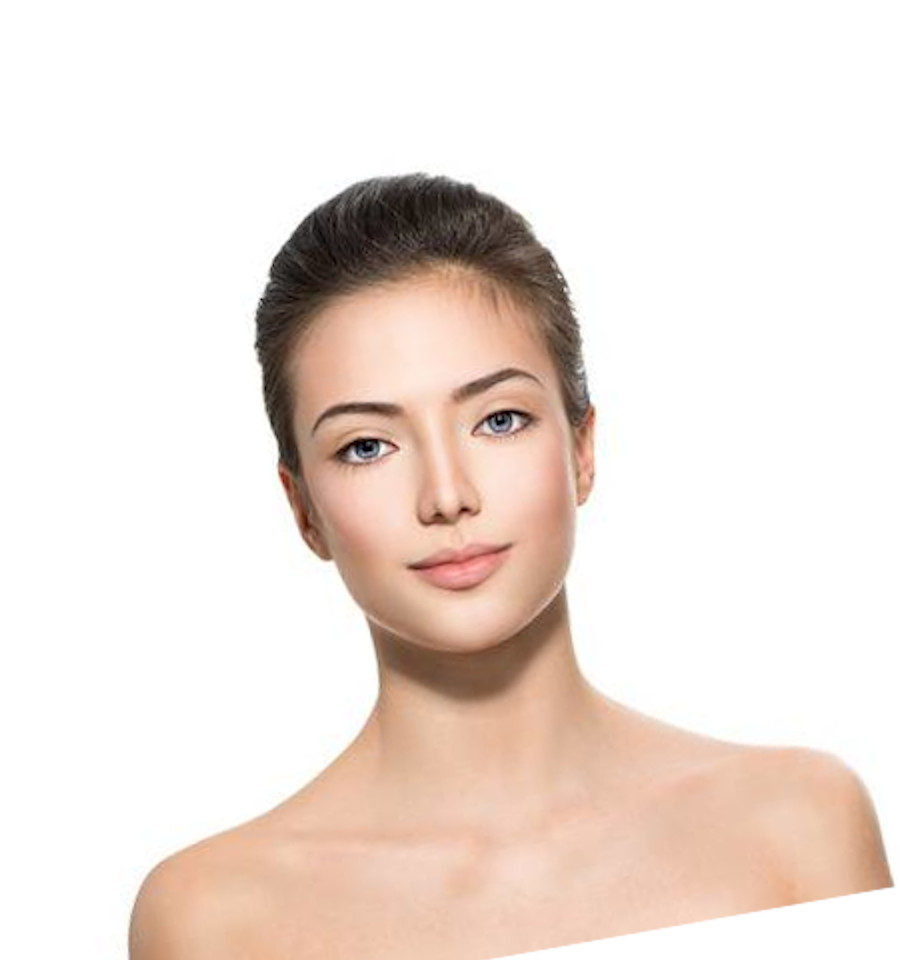
#> input picture original.jpg, 900 x 960 px
$ python inf.py
#> lines starting #> are read from the running program, lines starting #| are printed output that depends on the picture
#!/usr/bin/env python
# -*- coding: utf-8 -*-
'''Creación de plantillas para foto infantil'''
__license__ = "GPL"
__version__ = "1.0.0"
__email__   = "sirmcoil73@gmail.com"
__author__  = "Mario Rodríguez"

import math
import cv2 as cv
import numpy as np


#Convertir imagen a RGB
def toRGB(img):
	'''Convierte imagen de BGR a RGB'''
	return cv.cvtColor(img, cv.COLOR_BGR2RGB)

#Detección de ojos para encontrar ángulo
def encontrar_angulo(img):
	'''Encuentra ojos en la imagen'''
	cascade = cv.CascadeClassifier('haarcascade_eye.xml')
	gris=cv.cvtColor(img, cv.COLOR_BGR2GRAY)
	ojos = cascade.detectMultiScale(gris, 2.1, 13)
	punto1=(ojos[0][0]+ojos[0][2]//2,ojos[0][1]+ojos[0][3]//2)
	punto2=(ojos[1][0]+ojos[1][2]//2,ojos[1][1]+ojos[1][3]//2)
	angulo=math.degrees(math.atan((punto2[1]-punto1[1])/(punto2[0]-punto1[0])))
	return angulo

#Rota la imagen de acuerdo al ángulo
def rotar(imagen,angulo):
	'''Rota la imagen con respecto a su centro'''
	alto,ancho,nada = imagen.shape
	matriz=cv.getRotationMatrix2D((ancho/2,alto/2),angulo,1)
	img=cv.warpAffine(imagen,matriz,(ancho,alto))
	return img

#Encuentra el rostro y recorta la imagen a tamaño infantil a 240dpi
def cortar(img):
	'''Encuentra el rostro'''
	cascade = cv.CascadeClassifier('lbpcascade_frontalface.xml')
	gris=cv.cvtColor(img, cv.COLOR_BGR2GRAY)
	faces = cascade.detectMultiScale(gris, 1.1, 5)
	x,y,w,h=faces[0][0],faces[0][1],faces[0][2],faces[0][3]
	centro=(x+w//2,y+h//2)
	esc=360/h
	esqsi=(centro[0]-int(300/esc),centro[1]-int(400/esc))
	esqid=(esqsi[0]+int(600/esc),esqsi[1]+int(720/esc))
	recorte=img[esqsi[1]:esqid[1],esqsi[0]:esqid[0]]
	redim=cv.resize(recorte,(600,720),interpolation=cv.INTER_AREA)
	return redim

#Hace un pequeño ajuste de nieveles de luz en la imagen
def niveles(img):
	'''Ajuste de niveles'''
	lab=cv.cvtColor(img, cv.COLOR_BGR2LAB)
	l,a,b=cv.split(lab)
	clahe=cv.createCLAHE(clipLimit=0.5,tileGridSize=(4,4))
	l=clahe.apply(l)
	lab=cv.merge((l,a,b))
	return cv.cvtColor(lab, cv.COLOR_LAB2BGR)

def acomodarFotos(foto):
   # Crea un fondo gris claro
   fondo = toRGB(np.zeros((960,1440,3), np.uint8))
   fondo[:]=(240,240,240)
   # Crea una copia de la foto a tamaño infantil
   foto = cv.resize(foto, (236,283), interpolation = cv.INTER_CUBIC)
   # Acomoda la rejilla de 3 x 5 fotos
   for i in range(3):
      distY=(i*(28+foto.shape[0]))+28
      for j in range(5):
         distX=(j*(43+foto.shape[1]))+43
         fondo[distY:distY+foto.shape[0], distX:distX+foto.shape[1]] = foto
   return fondo

#cargar imagen
original=cv.imread('original.jpg')
#> original is the input picture: shape (960, 900, 3); mean B, G, R 219.6, 226.3, 238.4
#encuentra angulo de rotación
angulo=encontrar_angulo(original)
#> in encontrar_angulo, `gris=cv.cvtColor(img, cv.COLOR_BGR2GRAY)`:
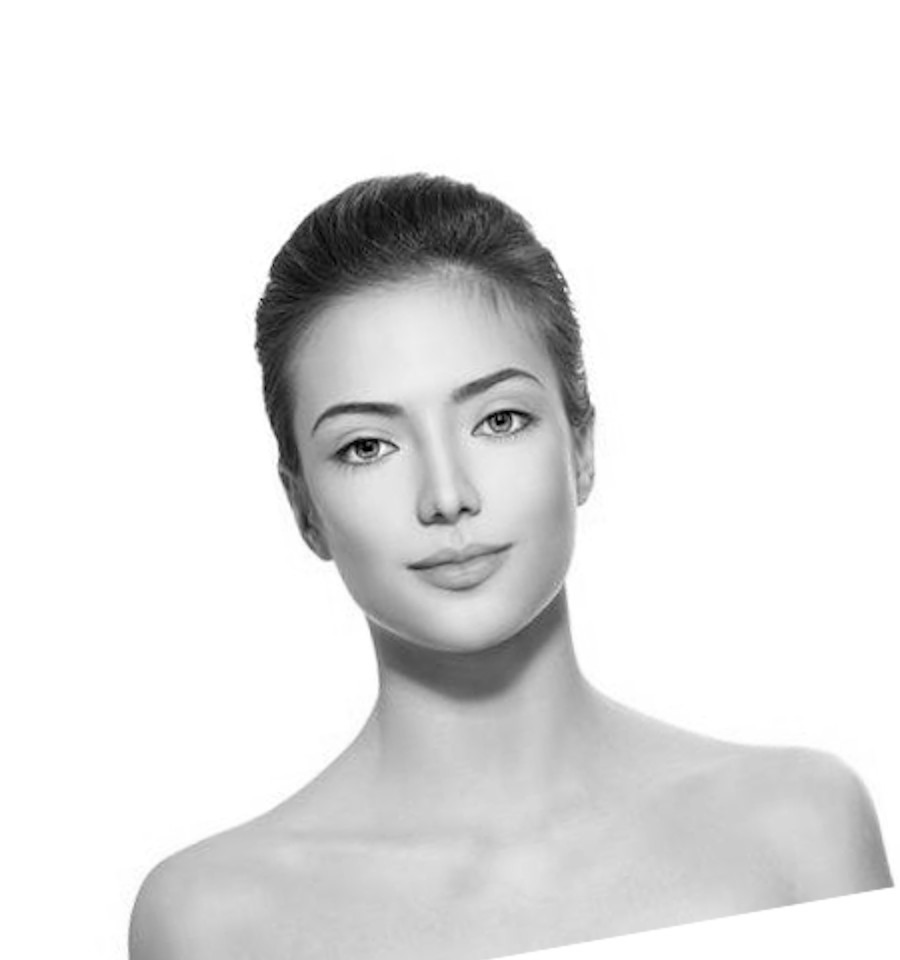
#> gris: shape (960, 900); min 0, max 255, mean 229.2
#> in encontrar_angulo, `ojos = cascade.detectMultiScale(gris, 2.1, 13)`: ojos = [[457, 375, 88, 88], [315, 406, 88, 88]]
#> in encontrar_angulo, `punto1=(ojos[0][0]+ojos[0][2]//2,ojos[0][1]+ojos[0][3]//2)`: punto1 = (501, 419)
#> in encontrar_angulo, `punto2=(ojos[1][0]+ojos[1][2]//2,ojos[1][1]+ojos[1][3]//2)`: punto2 = (359, 450)
#> in encontrar_angulo, `angulo=math.degrees(math.atan((punto2[1]-punto1[1])/(punto2[0]-punto1[..`: angulo = -12.32
#> angulo = -12.32
#rotar imagen
enderezada=rotar(original, angulo)
#> in rotar, `matriz=cv.getRotationMatrix2D((ancho/2,alto/2),angulo,1)`: matriz = [[0.977, -0.213, 112.7], [0.213, 0.977, -84.93]]
#> in rotar, `img=cv.warpAffine(imagen,matriz,(ancho,alto))`:
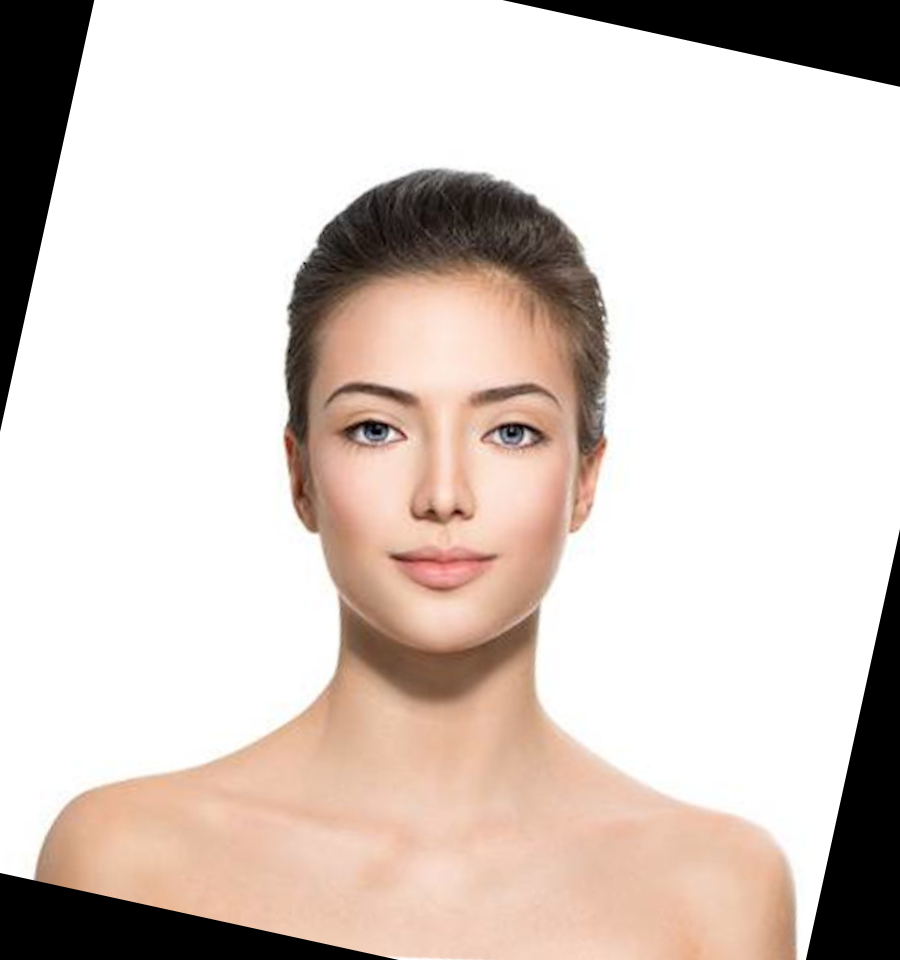
#> img: shape (960, 900, 3); mean B, G, R 197.6, 204.3, 216.2
#Encuentra el rostro y recorta
recortada=cortar(enderezada)
#> in cortar, `gris=cv.cvtColor(img, cv.COLOR_BGR2GRAY)`:
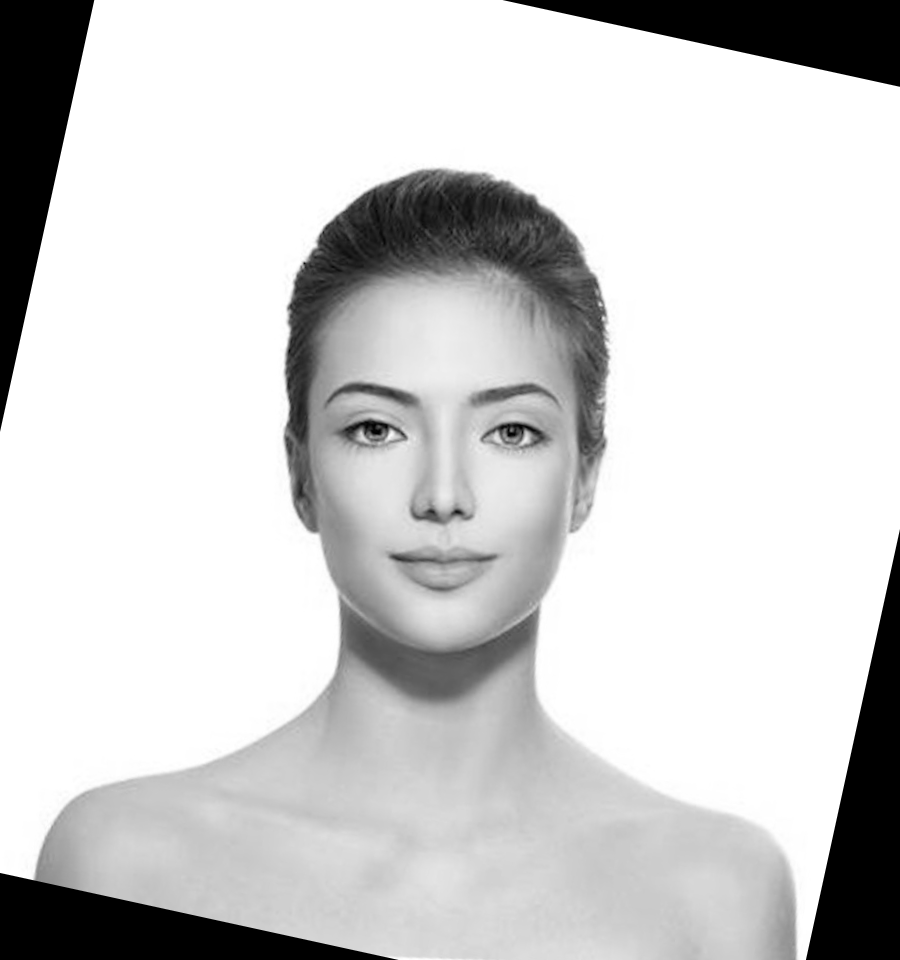
#> gris: shape (960, 900); min 0, max 255, mean 207.1
#> in cortar, `faces = cascade.detectMultiScale(gris, 1.1, 5)`: faces = [[277, 295, 338, 338]]
#> in cortar, `x,y,w,h=faces[0][0],faces[0][1],faces[0][2],faces[0][3]`: x = 277; y = 295; w = 338
#> in cortar, `centro=(x+w//2,y+h//2)`: centro = (446, 464)
#> in cortar, `esc=360/h`: esc = 1.07
#> in cortar, `esqsi=(centro[0]-int(300/esc),centro[1]-int(400/esc))`: esqsi = (165, 89)
#> in cortar, `esqid=(esqsi[0]+int(600/esc),esqsi[1]+int(720/esc))`: esqid = (728, 764)
#ajuste de niveles
ajustada=niveles(recortada)
#> in niveles, `lab=cv.cvtColor(img, cv.COLOR_BGR2LAB)`: lab: shape (720, 600, 3); mean of channels 0, 1, 2 214.8, 132.4, 134.2
#> in niveles, `l,a,b=cv.split(lab)`:
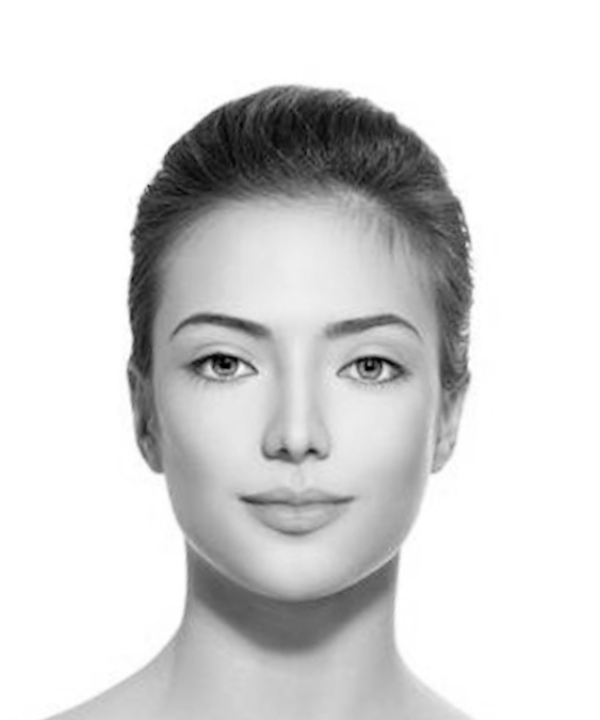
#> l: shape (720, 600); min 0, max 255, mean 214.8
#> in niveles, `l,a,b=cv.split(lab)`:
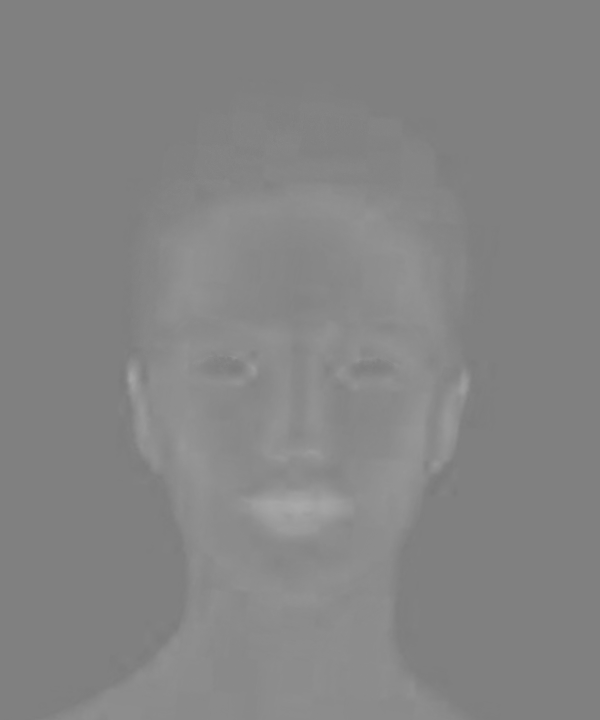
#> a: shape (720, 600); min 122, max 169, mean 132.4
#> in niveles, `lab=cv.merge((l,a,b))`: lab: shape (720, 600, 3); mean of channels 0, 1, 2 213.2, 132.4, 134.2
# Crea fondo y acomoda fotos
plantilla=acomodarFotos(ajustada)
#> in acomodarFotos, `fondo = toRGB(np.zeros((960,1440,3), np.uint8))`: fondo: shape (960, 1440, 3); every value is 0
#> in acomodarFotos, `fondo[:]=(240,240,240)`: fondo: shape (960, 1440, 3); every value is 240
#> in acomodarFotos, `foto = cv.resize(foto, (236,283), interpolation = cv.INTER_CUBIC)`:
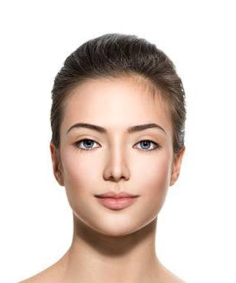
#> foto: shape (283, 236, 3); mean of channels 0, 1, 2 200, 207.8, 222.2; drawn as B, G, R
#> after the loop in acomodarFotos, `for i in range(3):`:
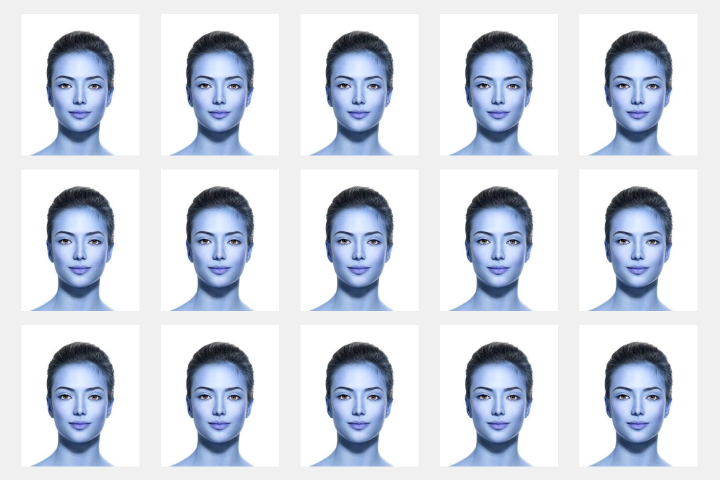
#> fondo: shape (960, 1440, 3) (shown at 1/2 size); mean R, G, B 211, 216.7, 227.1
cv.imwrite('plantilla.jpg',plantilla)

$ run again, with cara.jpg copied over original.jpg
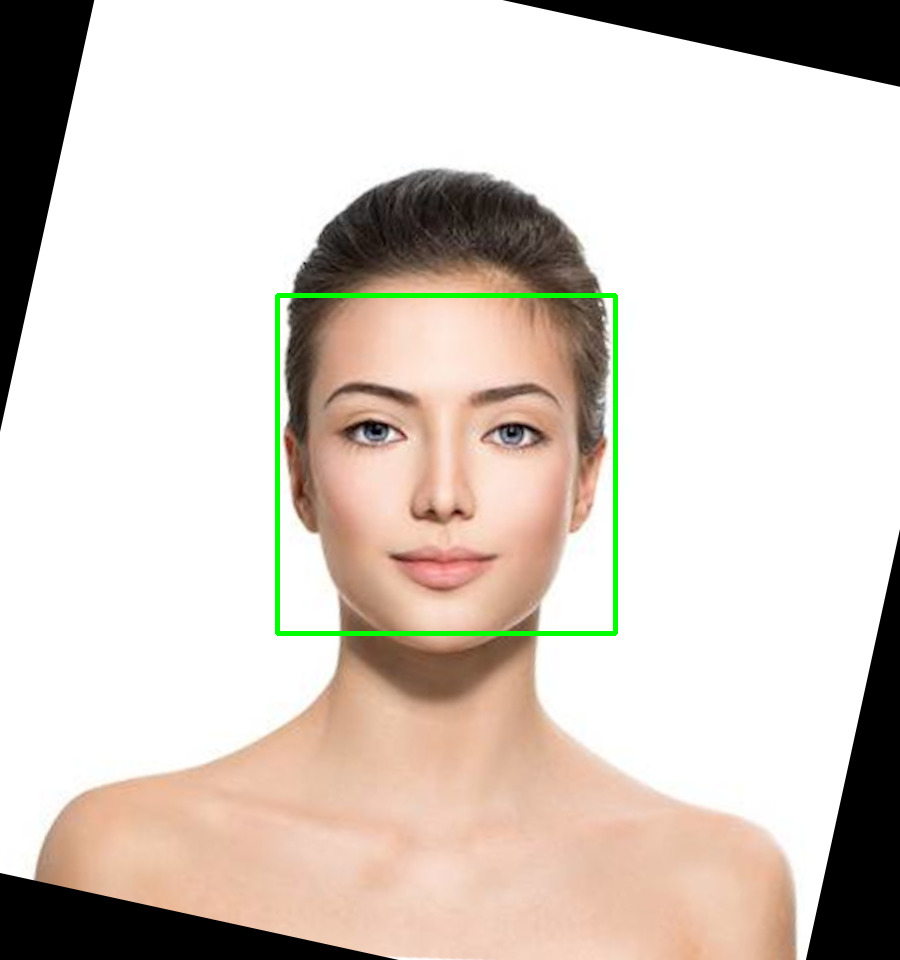
#> input picture cara.jpg, 900 x 960 px
#> original is the input picture: shape (960, 900, 3); mean B, G, R 196, 204.6, 214.5
#> ojos = [[325, 385, 88, 88], [464, 389, 88, 88]]
#> punto1 = (369, 429)
#> punto2 = (508, 433)
#> in encontrar_angulo, `angulo=math.degrees(math.atan((punto2[1]-punto1[1])/(punto2[0]-punto1[..`: angulo = 1.65
#> matriz = [[1, 0.0288, -13.62], [-0.0288, 1, 13.14]]
#> in cortar, `gris=cv.cvtColor(img, cv.COLOR_BGR2GRAY)`:
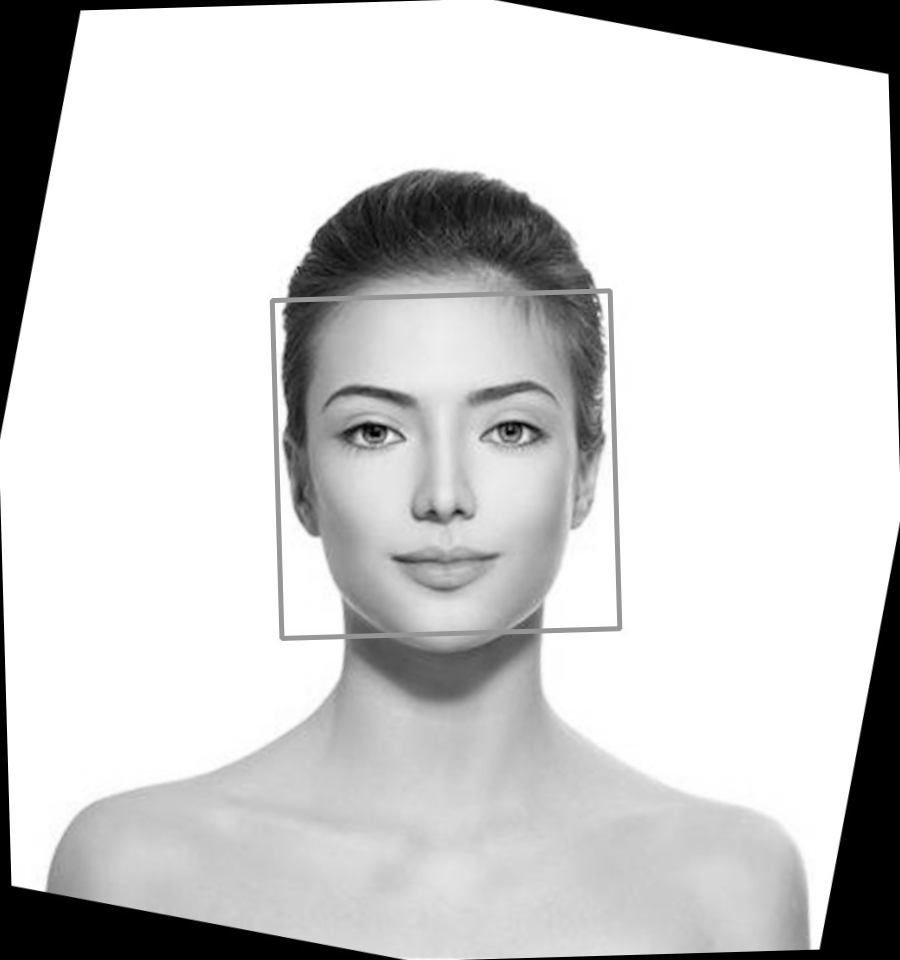
#> gris: shape (960, 900); min 0, max 255, mean 206.6
#> faces = [[282, 300, 327, 327]]
#> x = 282; y = 300; w = 327
#> centro = (445, 463)
#> esc = 1.1
#> esqsi = (173, 100)
#> esqid = (718, 754)
#> after the loop in acomodarFotos, `for i in range(3):`:
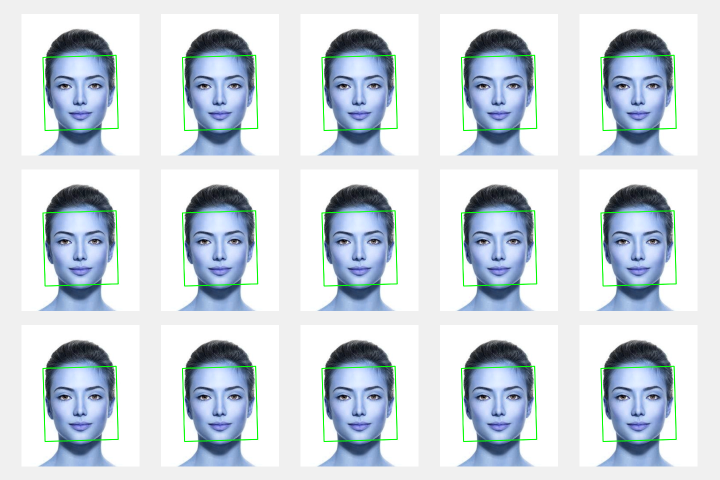
#> fondo: shape (960, 1440, 3) (shown at 1/2 size); mean R, G, B 206.3, 215.4, 222.6

$ run again, with ecualizada.jpg copied over original.jpg
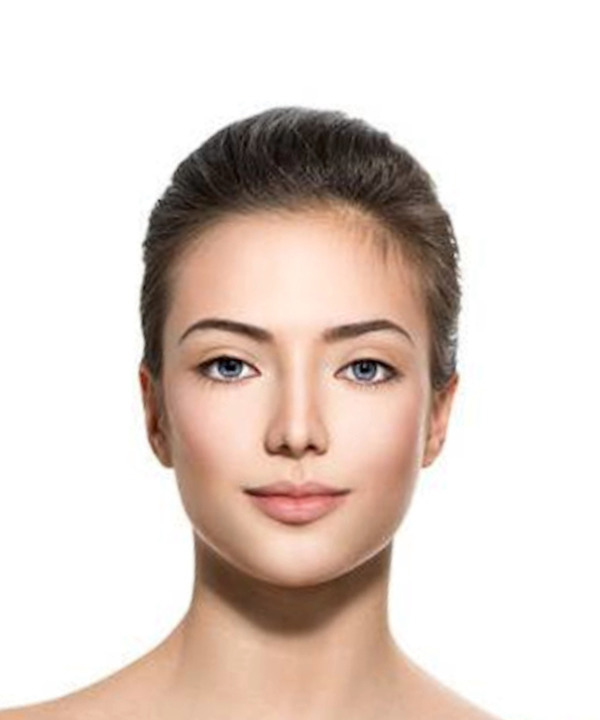
#> input picture ecualizada.jpg, 600 x 720 px
#> original is the input picture: shape (720, 600, 3); mean B, G, R 205.1, 212.4, 225.9
#> ojos = [[179, 321, 88, 88], [316, 324, 88, 88]]
#> punto1 = (223, 365)
#> punto2 = (360, 368)
#> in encontrar_angulo, `angulo=math.degrees(math.atan((punto2[1]-punto1[1])/(punto2[0]-punto1[..`: angulo = 1.25
#> matriz = [[1, 0.0219, -7.81], [-0.0219, 1, 6.65]]
#> in cortar, `gris=cv.cvtColor(img, cv.COLOR_BGR2GRAY)`:
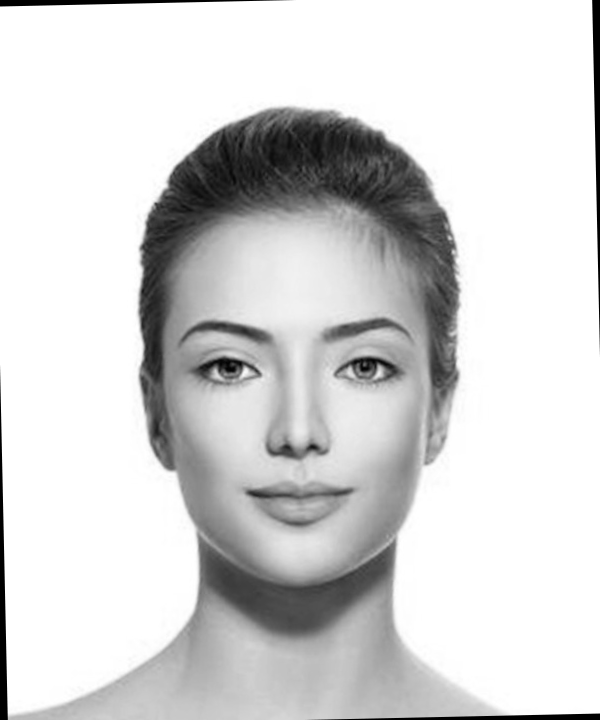
#> gris: shape (720, 600); min 0, max 255, mean 213
#> faces = [[130, 230, 339, 339]]
#> x = 130; y = 230; w = 339
#> centro = (299, 399)
#> esc = 1.06
#> esqsi = (17, 23)
#> esqid = (582, 700)
#> after the loop in acomodarFotos, `for i in range(3):`:
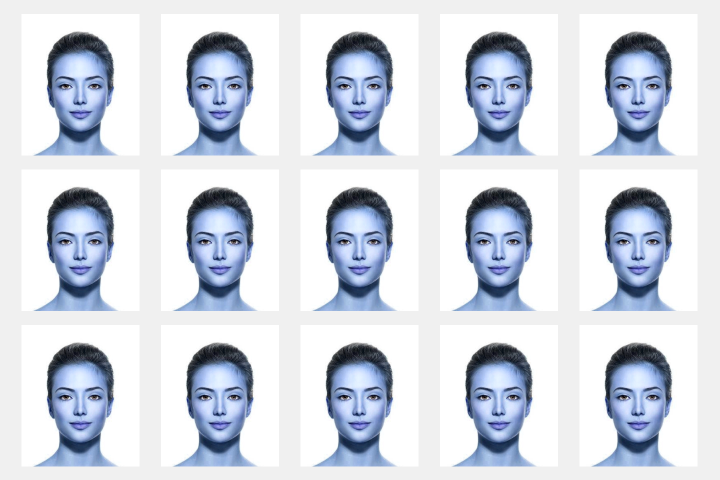
#> fondo: shape (960, 1440, 3) (shown at 1/2 size); mean R, G, B 210.7, 216.2, 226.3
